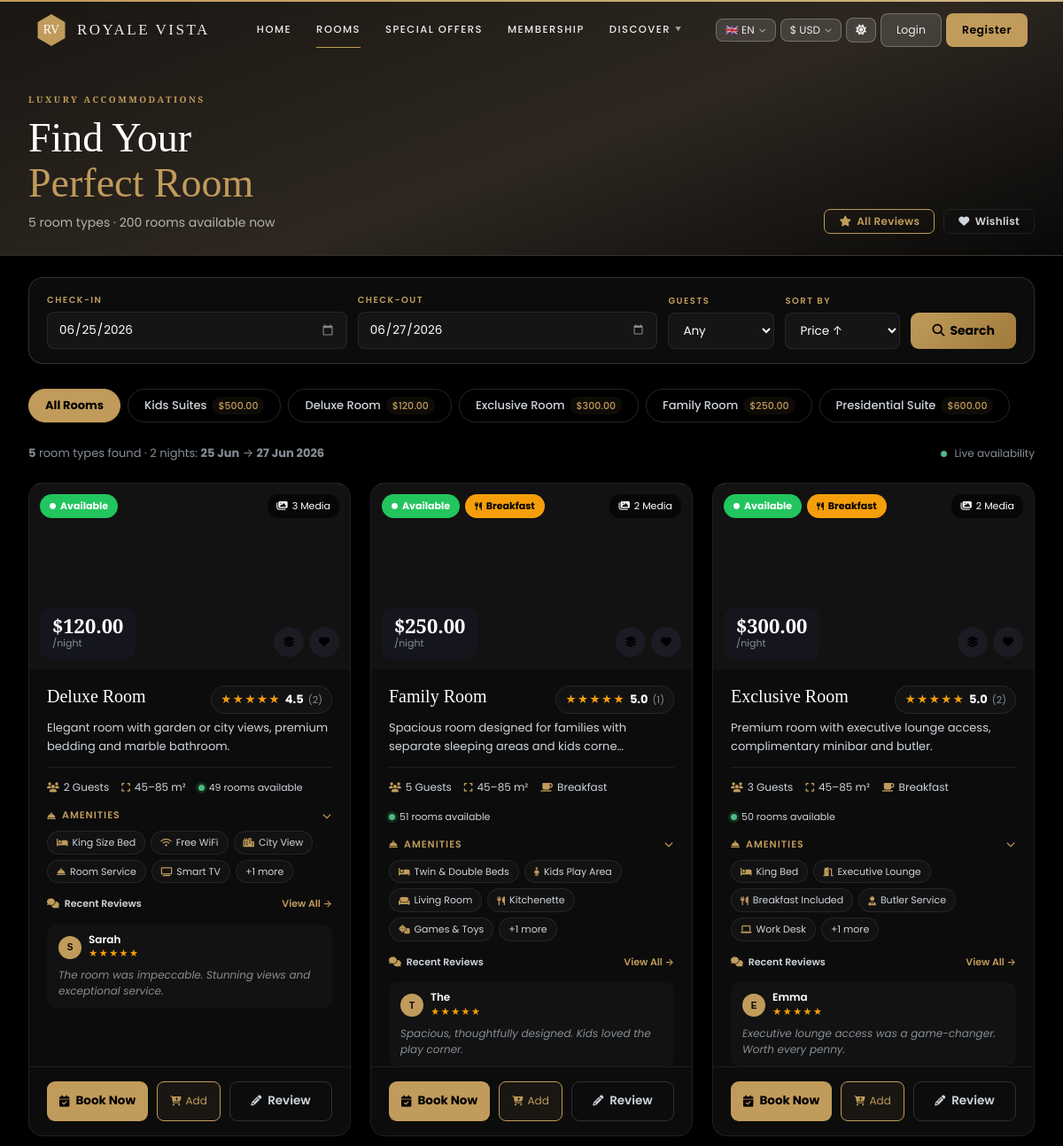
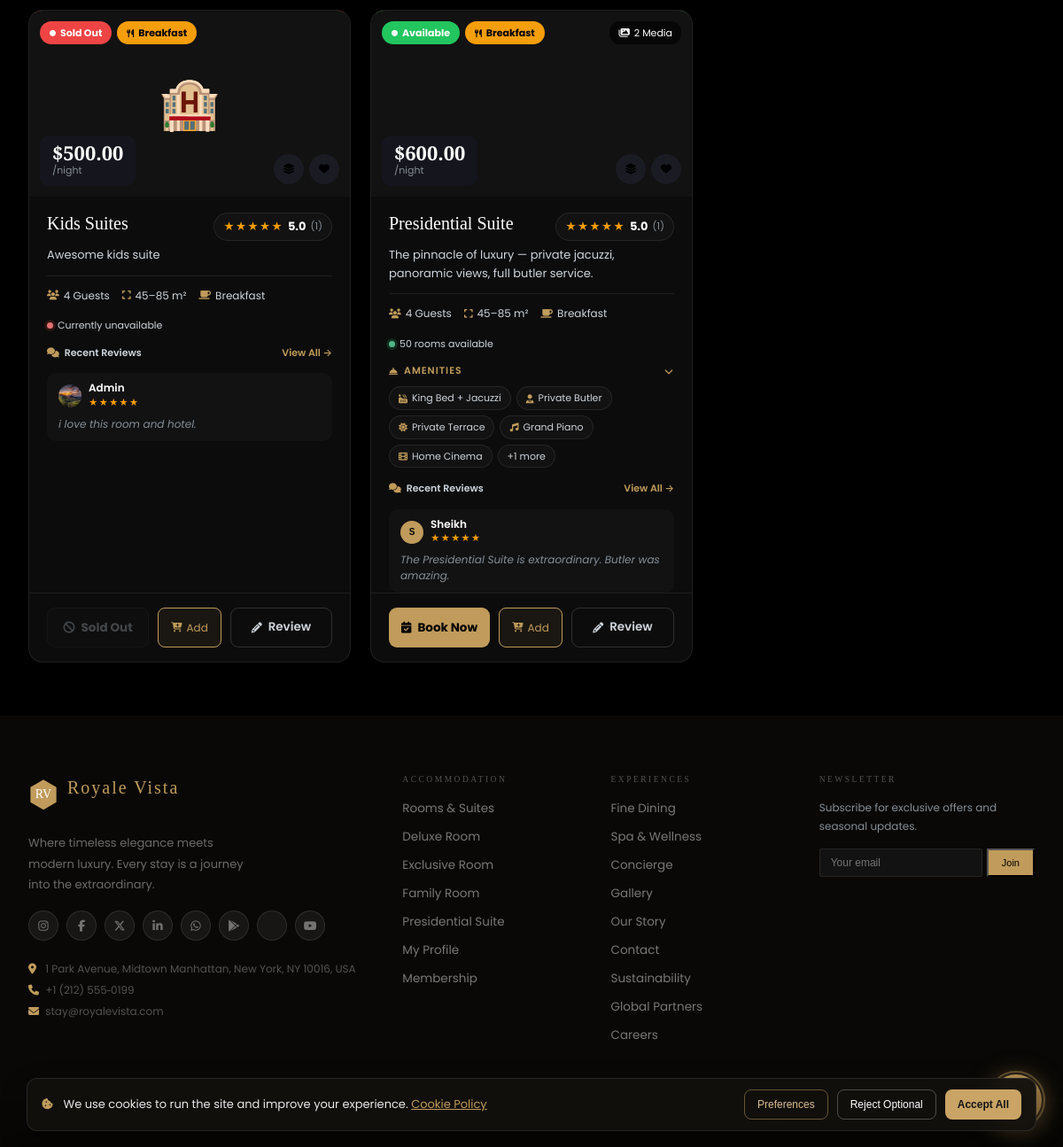
The page /rooms.php on the database its author committed (2 pictures, top to bottom).
### tables this page shows
CREATE TABLE IF NOT EXISTS `room_types` (
  `id` int NOT NULL AUTO_INCREMENT,
  `name` varchar(100) NOT NULL,
  `slug` varchar(100) NOT NULL,
  `description` text,
  `price_usd` decimal(10,2) NOT NULL,
  `max_guests` int DEFAULT '2',
  `has_breakfast` tinyint(1) DEFAULT '0',
  `avg_rating` decimal(3,2) DEFAULT '4.50',
  `review_count` int DEFAULT '0',
  `sort_order` int DEFAULT '0',
  `created_at` timestamp NULL DEFAULT CURRENT_TIMESTAMP,
  PRIMARY KEY (`id`),
  UNIQUE KEY `name` (`name`),
  UNIQUE KEY `slug` (`slug`)
);

CREATE TABLE IF NOT EXISTS `room_facilities` (
  `id` int NOT NULL AUTO_INCREMENT,
  `room_type_id` int NOT NULL,
  `name` varchar(100) NOT NULL,
  `icon` varchar(60) DEFAULT NULL,
  `sort_order` int DEFAULT '0',
  PRIMARY KEY (`id`),
  KEY `room_type_id` (`room_type_id`)
);

CREATE TABLE IF NOT EXISTS `room_ratings` (
  `id` int NOT NULL AUTO_INCREMENT,
  `room_type_id` int NOT NULL,
  `user_id` int DEFAULT NULL,
  `booking_ref` varchar(30) DEFAULT NULL,
  `guest_name` varchar(100) DEFAULT NULL,
  `rating` tinyint DEFAULT '5',
  `title` varchar(200) DEFAULT NULL,
  `review` text,
  `is_verified` tinyint(1) DEFAULT '0',
  `is_approved` tinyint(1) DEFAULT '0',
  `helpful_count` int DEFAULT '0',
  `created_at` timestamp NULL DEFAULT CURRENT_TIMESTAMP,
  PRIMARY KEY (`id`),
  KEY `room_type_id` (`room_type_id`),
  KEY `user_id` (`user_id`)
);

CREATE TABLE IF NOT EXISTS `users` (
  `id` int NOT NULL AUTO_INCREMENT,
  `name` varchar(200) NOT NULL,
  `email` varchar(191) NOT NULL,
  `google_id` varchar(255) DEFAULT NULL,
  `password` varchar(255) NOT NULL,
  `phone` varchar(30) DEFAULT NULL,
  `address` text,
  `profile_img` varchar(500) DEFAULT NULL,
  `id_type` varchar(50) DEFAULT 'passport',
  `id_number` varchar(100) DEFAULT NULL,
  `dob` date DEFAULT NULL,
  `country` varchar(100) DEFAULT NULL,
  `gender` varchar(20) DEFAULT NULL,
  `language` varchar(10) DEFAULT 'en',
  `currency` varchar(10) DEFAULT 'USD',
  `role` varchar(20) DEFAULT 'user',
  `is_admin` tinyint(1) DEFAULT '0',
  `created_at` timestamp NULL DEFAULT CURRENT_TIMESTAMP,
  `updated_at` timestamp NULL DEFAULT CURRENT_TIMESTAMP ON UPDATE CURRENT_TIMESTAMP,
  `reset_otp` varchar(10) DEFAULT NULL,
  `reset_otp_expiry` datetime DEFAULT NULL,
  PRIMARY KEY (`id`),
  UNIQUE KEY `email` (`email`),
  UNIQUE KEY `google_id` (`google_id`)
);

### rooms.php (the view, shortened to what the rows shown need)
<?php
require_once __DIR__ . '/includes/config.php';
require_once __DIR__ . '/includes/db.php';
$checkin     = clean($_GET['checkin']  ?? date('Y-m-d'));
$checkout    = clean($_GET['checkout'] ?? date('Y-m-d', strtotime('+2 days')));
$guestFilter = max(0, (int)($_GET['guests'] ?? 0));
$sortBy      = clean($_GET['sort']    ?? 'price_asc');
$maxPrice    = (float)($_GET['max']   ?? 0);
$typeFilter  = (int)($_GET['type']    ?? 0);
$roomTypes = $pdo->query("
    SELECT rt.*,
        (SELECT image_url FROM room_images ri WHERE ri.room_type_id=rt.id AND ri.is_primary=1 LIMIT 1) AS primary_img,
        (SELECT AVG(rating) FROM room_ratings rr WHERE rr.room_type_id=rt.id AND rr.is_approved=1) AS live_rating,
        (SELECT COUNT(*) FROM room_ratings rr WHERE rr.room_type_id=rt.id AND rr.is_approved=1) AS live_reviews,
        0 AS avail_rooms
    FROM room_types rt ORDER BY rt.sort_order
")->fetchAll();
$allImages = []; $allFacs = [];
foreach ($pdo->query("SELECT * FROM room_images ORDER BY room_type_id, is_primary DESC, sort_order")->fetchAll() as $img)
    $allImages[$img['room_type_id']][] = $img;
foreach ($pdo->query("SELECT * FROM room_facilities ORDER BY room_type_id, sort_order")->fetchAll() as $f)
    $allFacs[$f['room_type_id']][] = $f;
$reviewMap = [];
foreach ($pdo->query("SELECT rr.*, rt.id as rt_id FROM room_ratings rr JOIN room_types rt ON rr.room_type_id=rt.id WHERE rr.is_approved=1 ORDER BY rr.created_at DESC")->fetchAll() as $rv)
    if (count($reviewMap[$rv['rt_id']] ?? []) < 2) $reviewMap[$rv['rt_id']][] = $rv;
$wishlist = [];
$filtered = array_filter($roomTypes, function($rt) use ($typeFilter,$guestFilter,$maxPrice) {
    if ($typeFilter && $rt['id'] != $typeFilter) return false;
    if ($guestFilter && $rt['max_guests'] < $guestFilter) return false;
    if ($maxPrice && $rt['price_usd'] > $maxPrice) return false;
    return true;
});
usort($filtered, fn($a,$b) => ['price_desc' => $b['price_usd'] <=> $a['price_usd'], 'rating' => ($b['live_rating']??4.5) <=> ($a['live_rating']??4.5)][$sortBy] ?? ($a['price_usd'] <=> $b['price_usd']));
require __DIR__ . '/header.php';
?>
<div class="rp">
  <div class="rp-hero">
    <div class="container rp-hero-inner">
      <div>
        <h1 class="rp-hero-title" id="heroTitle">Find Your<br><em style="color:var(--gold);font-style:normal">Perfect Room</em></h1>
      </div>
    </div>
  </div>
  <div class="container" style="padding-top:24px;padding-bottom:60px">
    <div class="type-pills" id="typePills">
      <a href="?checkin=<?= $checkin ?>&checkout=<?= $checkout ?>&sort=<?= $sortBy ?>" class="tpill <?= !$typeFilter?'act':'' ?>">All Rooms</a>
      <?php foreach ($roomTypes as $rt): ?>
      <a href="?checkin=<?= $checkin ?>&checkout=<?= $checkout ?>&sort=<?= $sortBy ?>&type=<?= $rt['id'] ?>" class="tpill <?= $typeFilter==$rt['id']?'act':'' ?>">
        <?= htmlspecialchars($rt['name']) ?>
        <span class="tpill-price"><?= formatPrice($rt['price_usd']) ?></span>
      </a>
      <?php endforeach; ?>
    </div>
    <div class="room-grid" id="roomGrid">
      <?php
      $emojis = [1=>'🛏',2=>'🛋',3=>'🏡',4=>'👑'];
      foreach (array_values($filtered) as $i => $rt):
        $imgs    = $allImages[$rt['id']] ?? [];
        $facs    = $allFacs[$rt['id']] ?? [];
        $reviews = $reviewMap[$rt['id']] ?? [];
        $rating  = $rt['live_rating'] ?? 4.5;
        $avail   = (int)$rt['avail_rooms'];
        $availClass = $avail > 0 ? 'avail' : 'un';
        $isWished = in_array($rt['id'], $wishlist);
        $hasBreakfast = (bool)$rt['has_breakfast'];
      ?>
      <div class="rc <?= $avail===0?'sold-out':'' ?>" id="rc-<?= $rt['id'] ?>" style="opacity:0;transform:translateY(30px)" data-id="<?= $rt['id'] ?>" data-price="<?= $rt['price_usd'] ?>">
        <div class="rc-img" id="rcimg-<?= $rt['id'] ?>" <?= !empty($imgs) ? 'onclick=\'openGallery('.htmlspecialchars(json_encode($imgs),ENT_QUOTES).')\' style="cursor:pointer"' : '' ?>>
          <?php if (!empty($imgs)): $m = $imgs[0]; $isVid = ($m['media_type']??'image')==='video'; ?>
          <?php if(count($imgs)>1): ?>
             <div style="position:absolute;top:12px;right:12px;background:rgba(0,0,0,.6);color:#fff;padding:4px 10px;border-radius:12px;font-size:11px;z-index:2;display:flex;align-items:center;gap:5px;backdrop-filter:blur(4px);pointer-events:none"><i class="fas fa-images"></i> <?=count($imgs)?> Media</div>
          <?php endif; ?>
          <?php else: ?>
          <span><?= $emojis[$rt['id']] ?? '🏨' ?></span>
          <?php endif; ?>
          <div class="rc-badges">
            <span class="rc-badge <?= $avail>0?'badge-avail':'badge-occup' ?>" id="availbadge-<?= $rt['id'] ?>">
              <i class="fas fa-circle" style="font-size:7px"></i>
              <?= $avail>0 ? 'Available' : 'Sold Out' ?>
            </span>
            <?php if ($hasBreakfast): ?>
            <span class="rc-badge badge-bfast"><i class="fas fa-utensils" style="font-size:9px"></i> Breakfast</span>
            <?php endif; ?>
          </div>
          <div class="rc-price-box" id="rcprice-<?= $rt['id'] ?>">
            <div class="rc-price-num"><?= formatPrice($rt['price_usd']) ?></div>
            <div class="rc-price-unit">/night</div>
          </div>
          <div class="rc-actions">
            <button class="rc-act-btn" onclick="event.stopPropagation();window.location='<?= $B ?>/booking-details.php?room=<?= $rt['id'] ?>&checkin='+encodeURIComponent(document.getElementById('ci')?.value||'<?= date('Y-m-d') ?>')+'&checkout='+encodeURIComponent(document.getElementById('co')?.value||'<?= date('Y-m-d',strtotime('+2 days')) ?>')" title="Select rooms">
              <i class="fas fa-layer-group" style="font-size:12px"></i>
            </button>
            <button class="rc-act-btn <?= $isWished?'wished':'' ?>"
                    id="wish-<?= $rt['id'] ?>"
                    onclick="event.stopPropagation();toggleWishlist(<?= $rt['id'] ?>,this)"
                    title="<?= $isWished?'Remove from':'Add to' ?> wishlist">
              <i class="fas fa-heart" style="font-size:12px"></i>
            </button>
          </div>
        </div>
        <div class="rc-body">
          <div class="rc-title-row">
            <div class="rc-name"><?= htmlspecialchars($rt['name']) ?></div>
            <div class="rc-rating-pill">
              <span class="rc-stars"><?= str_repeat('★',(int)round($rating)) ?></span>
              <span class="rc-rating-num"><?= number_format($rating,1) ?></span>
              <span class="rc-review-ct">(<?= $rt['live_reviews']??0 ?>)</span>
            </div>
          </div>
          <p class="rc-desc"><?= htmlspecialchars(mb_strimwidth($rt['description']??'',0,80,'…')) ?></p>
          <div class="rc-meta">
            <span><i class="fas fa-users"></i> <?= $rt['max_guests'] ?> Guests</span>
            <span><i class="fas fa-expand"></i> 45–85 m²</span>
            <?php if ($hasBreakfast): ?><span><i class="fas fa-coffee"></i> Breakfast</span><?php endif; ?>
            <span class="avail-realtime" id="availtxt-<?= $rt['id'] ?>">
              <span class="avail-dot <?= $availClass ?>"></span>
              <span id="availnum-<?= $rt['id'] ?>"><?= $avail > 0 ? $avail.' room'.($avail!=1?'s':'').' available' : 'Currently unavailable' ?></span>
            </span>
          </div>
          <?php if (!empty($facs)): ?>
          <div class="rc-fac-title" onclick="toggleFacs(<?= $rt['id'] ?>)">
            <i class="fas fa-concierge-bell"></i> Amenities
            <i class="fas fa-chevron-down" id="fac-arrow-<?= $rt['id'] ?>" style="margin-left:auto;transition:transform .2s"></i>
          </div>
          <div class="rc-facs" id="facs-<?= $rt['id'] ?>">
            <?php foreach (array_slice($facs,0,5) as $f): ?>
            <span class="rc-fac"><i class="<?= htmlspecialchars($f['icon']??'fas fa-check') ?>"></i><?= htmlspecialchars($f['name']) ?></span>
            <?php endforeach; ?>
            <?php if (count($facs)>5): ?><span class="rc-fac" style="cursor:pointer" onclick="window.location='<?= $B ?>/booking-details.php?room=<?= $rt['id'] ?>&checkin='+encodeURIComponent(document.getElementById('ci')?.value||'<?= date('Y-m-d') ?>')+'&checkout='+encodeURIComponent(document.getElementById('co')?.value||'<?= date('Y-m-d',strtotime('+2 days')) ?>')">+<?= count($facs)-5 ?> more</span><?php endif; ?>
          </div>
          <?php endif; ?>
          <div class="rc-reviews-hd">
            <span class="rc-reviews-lbl"><i class="fas fa-comments" style="color:var(--gold)"></i> Recent Reviews</span>
            <a href="<?= $B ?>/reviews.php?room=<?= $rt['id'] ?>" class="rc-reviews-link">View All →</a>
          </div>
          <?php if (!empty($reviews)): ?>
          <?php foreach (array_slice($reviews,0,1) as $rv):
            $rvUser = $pdo->prepare("SELECT name,profile_img FROM users WHERE id=? LIMIT 1");
            $rvUser->execute([$rv['user_id']]);
            $rvUData = $rvUser->fetch();
            $rvName = $rvUData['name'] ?? $rv['guest_name'] ?? 'Guest';
            $rvImg  = $rvUData['profile_img'] ?? null;
            $firstName = explode(' ', trim($rvName))[0];
          ?>
          <div style="background:var(--card2);border-radius:10px;padding:10px 13px;margin-top:6px">
            <div style="display:flex;align-items:center;gap:8px;margin-bottom:7px">
              <?= userAvatar($rvImg, $rvName, 26) ?>
              <div>
                <div style="font-size:12px;font-weight:600;color:var(--text);line-height:1.2"><?= htmlspecialchars($firstName) ?></div>
                <?php if (!empty($rv['rating'])): ?>
                <div style="font-size:10px;color:#f59e0b;letter-spacing:1px"><?= str_repeat('★', (int)$rv['rating']) ?><?= str_repeat('☆', 5-(int)$rv['rating']) ?></div>
                <?php endif; ?>
              </div>
            </div>
            <div class="rc-mini-review" style="border-bottom:none;padding:0;margin:0;font-size:12px"><?= htmlspecialchars($rv['review']) ?></div>
          </div>
          <?php endforeach; ?>
          <?php endif; ?>
        </div>
        <div class="rc-footer">
          <?php if ($avail > 0): ?>
          <button class="rc-btn-book" onclick="window.location='<?= $B ?>/booking-details.php?room=<?= $rt['id'] ?>&checkin='+encodeURIComponent(document.getElementById('ci')?.value||'<?= date('Y-m-d') ?>')+'&checkout='+encodeURIComponent(document.getElementById('co')?.value||'<?= date('Y-m-d',strtotime('+2 days')) ?>')">
            <i class="fas fa-calendar-check" style="font-size:13px"></i> Book Now
          </button>
          <?php else: ?>
          <button class="rc-btn-book" disabled style="opacity:.45;cursor:not-allowed" title="No rooms currently available for these dates">
            <i class="fas fa-ban" style="font-size:13px"></i> Sold Out
          </button>
          <?php endif; ?>
          <button class="cart-btn-add" id="cart-btn-<?= $rt['id'] ?>" onclick="cartToggle(<?= $rt['id'] ?>, <?= (int)$rt['price_usd'] ?>, '<?= addslashes($rt['name']) ?>')">
            <i class="fas fa-cart-plus" style="font-size:11px"></i> <span id="cart-btn-lbl-<?= $rt['id'] ?>">Add</span>
          </button>
          <a class="rc-btn-review" href="<?= $B ?>/reviews.php?room=<?= $rt['id'] ?>">
            <i class="fas fa-pencil-alt" style="font-size:12px"></i> Review
          </a>
        </div>
      </div>
      <?php endforeach; ?>
    </div>
  </div>
</div>
<?php require __DIR__ . '/footer.php'; ?>

### includes/config.php (shortened to what the rows shown need)
<?php
function getUserCurrency(): string {
    $c = $_SESSION['currency'] ?? $_COOKIE['rv_currency'] ?? 'USD';
    return isset(CURRENCIES[$c]) ? $c : 'USD';
}
function formatPrice(float $usd, bool $showCode = false): string {
    $c   = getUserCurrency();
    $ci  = CURRENCIES[$c];
    $val = round($usd * $ci['rate'], $ci['dec']);
    $fmt = $ci['dec'] === 0 ? number_format($val, 0) : number_format($val, $ci['dec']);
    return $ci['symbol'] . $fmt . ($showCode ? ' '.$c : '');
}
function userAvatar(?string $img, string $name = 'U', int $size = 36, string $extra = ''): string {
    $initial = strtoupper(substr(trim($name) ?: 'U', 0, 1));
    $base    = defined('BASE') ? BASE : '';
    $fs      = max(10, intval($size * 0.38));
    $shared  = "width:{$size}px;height:{$size}px;border-radius:50%;flex-shrink:0;object-fit:cover;{$extra}";
    $divStyle = "width:{$size}px;height:{$size}px;border-radius:50%;flex-shrink:0;background:var(--gold);display:flex;align-items:center;justify-content:center;font-weight:700;font-size:{$fs}px;color:#000;font-family:sans-serif;{$extra}";
    if (!empty($img)) {
        $img = trim($img);
        if (preg_match('#^https?://#i', $img)) {
            $srcRaw = $img;
        } elseif (strpos($img, '/uploads/') !== false) {
            $srcRaw = (strpos($img, '/') === 0) ? ($base . $img) : ($base . '/' . ltrim($img, '/'));
        } else {
            $srcRaw = $base . '/uploads/avatars/' . ltrim($img, '/');
        }
        $src = htmlspecialchars($srcRaw, ENT_QUOTES);
        $altEsc = htmlspecialchars($name, ENT_QUOTES);
        return "<span class=\"rv-av-wrap\" style=\"display:inline-flex;flex-shrink:0;position:relative;width:{$size}px;height:{$size}px;\">"
             . "<img src=\"{$src}\" alt=\"{$altEsc}\" class=\"rv-av-img\" style=\"{$shared}\" loading=\"lazy\" onload=\"this.style.opacity=1\" onerror=\"this.style.display='none';this.nextElementSibling.style.display='flex'\">"
             . "<span class=\"rv-av-fb\" style=\"{$divStyle};display:none;align-items:center;justify-content:center;\">{$initial}</span>"
             . "</span>";
    }
    return "<span class=\"rv-av-wrap\" style=\"display:inline-flex;flex-shrink:0;\"><span class=\"rv-av-fb\" style=\"{$divStyle};display:flex;align-items:center;justify-content:center;\">{$initial}</span></span>";
}
function clean(string $v): string {
    return htmlspecialchars(strip_tags(trim($v)), ENT_QUOTES, 'UTF-8');
}
?>

### rows shown on the page
room_types: name "Kids Suites", price_usd "$500.00", id "🏨", shows "Sold Out", has_breakfast 1 (drawn), rating "★★★★★", rating "5.0", live_reviews "1", description "Awesome kids suite", max_guests "4", shows "Currently unavailable"
room_types: name "Deluxe Room", price_usd "$120.00", id "3", shows "Available", rating "★★★★★", rating "4.5", live_reviews "2", description "Elegant room with garden or city views, premium bedding and marble bathroom.", max_guests "2", avail "49", count($facs)-5 "1"
room_types: name "Exclusive Room", price_usd "$300.00", id "2", shows "Available", has_breakfast 1 (drawn), rating "★★★★★", rating "5.0", live_reviews "2", description "Premium room with executive lounge access, complimentary minibar and butler.", max_guests "3", avail "50", count($facs)-5 "1"
room_types: name "Family Room", price_usd "$250.00", id "2", shows "Available", has_breakfast 1 (drawn), rating "★★★★★", rating "5.0", live_reviews "1", description "Spacious room designed for families with separate sleeping areas and kids corne…", max_guests "5", avail "51", count($facs)-5 "1"
room_types: name "Presidential Suite", price_usd "$600.00", id "2", shows "Available", has_breakfast 1 (drawn), rating "★★★★★", rating "5.0", live_reviews "1", description "The pinnacle of luxury — private jacuzzi, panoramic views, full butler service.", max_guests "4", avail "50", count($facs)-5 "1"
room_facilities: name "King Size Bed"
room_facilities: name "Free WiFi"
room_facilities: name "City View"
room_facilities: name "Room Service"
room_facilities: name "Smart TV"
room_ratings: guest_name "S", guest_name "Sarah", rating "★★★★★", review "The room was impeccable. Stunning views and exceptional service."
room_facilities: name "Twin & Double Beds"
room_facilities: name "Kids Play Area"
room_facilities: name "Living Room"
room_facilities: name "Kitchenette"
room_facilities: name "Games & Toys"
room_ratings: guest_name "T", guest_name "The", rating "★★★★★", review "Spacious, thoughtfully designed. Kids loved the play corner."
room_facilities: name "King Bed"
room_facilities: name "Executive Lounge"
room_facilities: name "Breakfast Included"
room_facilities: name "Butler Service"
room_facilities: name "Work Desk"
room_ratings: guest_name "E", guest_name "Emma", rating "★★★★★", review "Executive lounge access was a game-changer. Worth every penny."
room_ratings: user.profile_img (picture), user.name "Admin", rating "★★★★★", review "i love this room and hotel."
room_facilities: name "King Bed + Jacuzzi"
room_facilities: name "Private Butler"
room_facilities: name "Private Terrace"
room_facilities: name "Grand Piano"
room_facilities: name "Home Cinema"
room_ratings: guest_name "S", guest_name "Sheikh", rating "★★★★★", review "The Presidential Suite is extraordinary. Butler was amazing."

### other values the page prints
t('home','Home') "HOME"
t('rooms','Rooms & Suites') "ROOMS"
t('offers','Offers') "SPECIAL OFFERS"
t('membership','Membership') "MEMBERSHIP"
t('discover','Discover') "DISCOVER"
LANGUAGES[$lang_]['flag'] "🇬🇧"
$lang_ "EN"
CURRENCIES[$curr]['symbol'] "$"
$curr "USD"
t('login','Login') "Login"
t('register','Register') "Register"
count($filtered) "5"
nightsBetween($checkin,$checkout) "2"
date('d M',strtotime($checkin)) "25 Jun"
date('d M Y',strtotime($checkout)) "27 Jun 2026"
